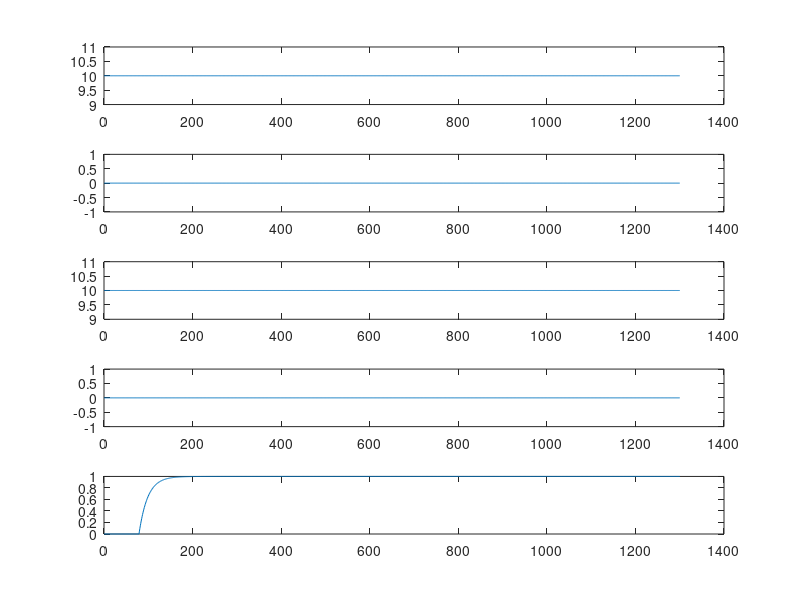

MATLAB code for this plot:
function e = simpleClosedLoop(varargin)
%%
%
%
%
%%

%% Defaults
t_default = 0:1300;
speed_default = 10*ones(size(t_default));
coh_default = [60*ones(1,401), 100*ones(1,300), 20*ones(1,300), 60*ones(1,300)];

%% Parse inputs
Parser = inputParser;

addParameter(Parser,'t',t_default)
addParameter(Parser,'speed',speed_default)
addParameter(Parser,'coh',coh_default)
addParameter(Parser,'tau',40)
addParameter(Parser,'tauG',20)
addParameter(Parser,'e0',0)
addParameter(Parser,'G0',[0; 0])
addParameter(Parser,'lag',80)
addParameter(Parser,'W',[-1 0; 0 -1])
addParameter(Parser,'betas',[0,0])
addParameter(Parser,'alphas',[0 0])
addParameter(Parser,'plotFlg',true)

parse(Parser,varargin{:})

t = Parser.Results.t;
speed = Parser.Results.speed;
coh = Parser.Results.coh;
tau = Parser.Results.tau;
tauG = Parser.Results.tauG;
e0 = Parser.Results.e0;
G0 = Parser.Results.G0;
lag = Parser.Results.lag;
W = Parser.Results.W;
betas = Parser.Results.betas;
alphas = Parser.Results.alphas;
plotFlg = Parser.Results.plotFlg;

%% Eye speed dynamics
speed_obs = speed;% + randn(size(speed))./coh*10;
s = nan(size(speed));
e = nan(size(speed));
de = nan(size(speed));
G = nan(2,size(speed,2));
dG = nan(2,size(speed,2));
% G1 = nan(size(speed));
% G2 = nan(size(speed));
% dG1 = nan(size(speed));
% dG2 = nan(size(speed));
for ti = 1:length(t)
    if ti == 1
        G(:,ti) = G0;
%         G1(ti) = 0; 
%         G2(ti) = 0;
        s(ti) = speed_obs(ti);
        e(ti) = e0;
    elseif ti <= lag
        dG(:,ti) = [0; 0];
%         dG1(ti) = 0; 
        G(:,ti) = G(:,ti-1) + dG(:,ti)/tauG;
%         G1(ti) = G1(ti-1) + dG1(ti)/tauG;
%         dG2(ti) = 0;
%         G2(ti) = G2(ti-1) + dG2(ti)/tauG;
        s(ti) = speed_obs(ti);
        de(ti) = 0;
        e(ti) = 0;
    else
%         dG1(ti) = g1function(speed(ti-lag),coh(ti-lag),G1(ti-1),betas(1),G2(ti-1),alphas(1)); 
%         G1(ti) = G1(ti-1) + dG1(ti)/tauG;
%         dG2(ti) = g2function(e(ti-1),coh(ti-lag),G2(ti-1),betas(2),G1(ti-1),alphas(2));
%         G2(ti) = G2(ti-1) + dG2(ti)/tauG;
        s(ti) = speed_obs(ti-lag) - e(ti-1);
%         de(ti) = G1(ti)*s(ti);
%         e(ti) = G1(ti)*e(ti-1) + de(ti)/tau;
        dG(:,ti) = W*G(:,ti-1) + [betas(1)./(1 + exp(-0.05*(coh(ti-lag)-50))); 1-betas(2)+betas(2)./(1 + exp(-0.05*(coh(ti-lag)+10)))];
        G(:,ti) = G(:,ti-1) + dG(:,ti)/tauG;
%         dG1(ti) = -alphas(1)*G1(ti-1) + 1./(1 + exp(-0.05*(coh(ti-lag)-50))) - alphas(2)*G2(ti-1);
%         G1(ti) = G1(ti-1) + dG1(ti)/tauG;
%         dG2(ti) = -alphas(1)*G2(ti-1) + 1./(1 + exp(-0.05*(coh(ti-lag)-0))) - alphas(2)*G1(ti-1);
%         G2(ti) = G2(ti-1) + dG2(ti)/tauG;
        de(ti) = (G(2,ti)-1)*e(ti-1) + G(1,ti)*s(ti);
        e(ti) = e(ti-1) + de(ti)/tau;
    end
end

%% Plotting
if plotFlg
    figure
    subplot(5,1,1)
    plot(t,speed_obs)
    
    subplot(5,1,2)
    plot(t,e)
    
    subplot(5,1,3)
    plot(t,s)
    
    subplot(5,1,4)
    plot(t,G(1,:))
    
    subplot(5,1,5)
    plot(t,G(2,:))
end
%% Functions

%%
function dG1 = g1function(speed,coh,G1,beta,G2,alpha)
dG1 = -G1 + ((1-beta)*log(coh)/log(100) + beta*speed/10) - alpha*G2;
% dG1 = -G1 + 1./(1 + exp(-0.05*(coh-50)));

%%
function dG2 = g2function(e,coh,G2,beta,G1,alpha)
dG2 = -G2 + (1-beta)*log(coh)/log(100) + beta*sqrt(abs(e))/sqrt(10) - alpha*G1;